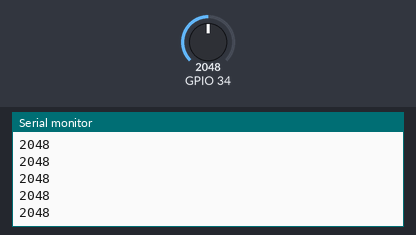
Recording of a sketch running on a simulated ESP32. Parts: the last lines printed to the serial monitor. The inputs (shaded band) are chosen by the test bench; at power-on: GPIO 34 = 2048.

Above: at 2.2 s.
2.3 s: GPIO 34 set to 2866
At 3.2 s:
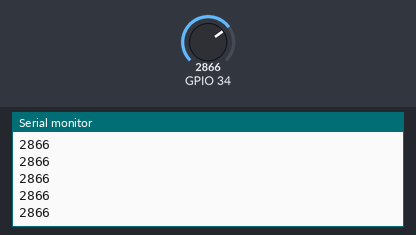
3.8 s: GPIO 34 set to 3603
At 4.4 s:
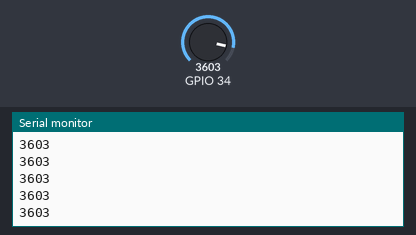
Timing chart, 0 to 6.8 s (numbered marks = the images above; inputs shaded):
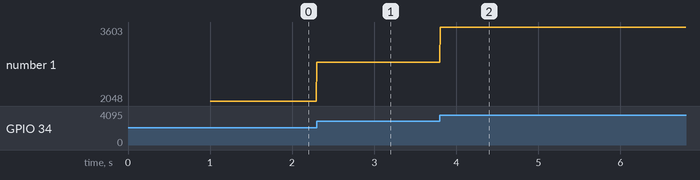

The sketch:

esp32_adc.ino
```cpp
void setup() {
  Serial.begin(115200);   // Start serial communication
  delay(1000);            // Give time for Serial Monitor to open
}

void loop() {
  int val = analogRead(34);  // Read analog value from GPIO 34 (0–4095)
  Serial.println(val);       // Print value to Serial Monitor
  delay(10);    // for easier debugging
}
```

Measured:
- after the input at 2.3 s, the serial monitor: prints a new line at once (image 1)
- after the input at 3.8 s, the serial monitor: prints a new line at once (image 2)
- plotted number 1: 2048 → 2866 after the input at 2.3 s, 2866 → 3603 after the input at 3.8 s
